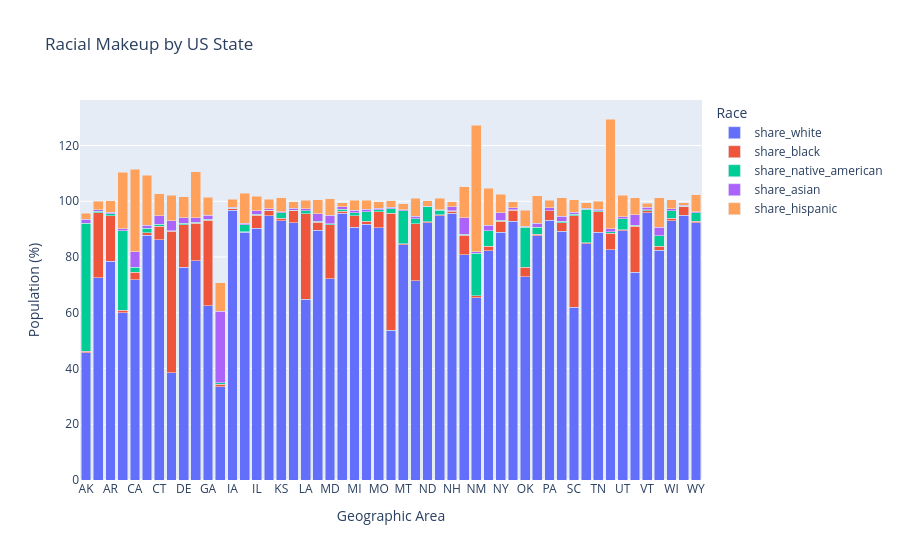

The notebook cell this image was saved under:
### Markdown cell above
# Bar Chart with Subsections Showing the Racial Makeup of Each US State

Visualize the share of the white, black, hispanic, asian and native american population in each US State using a bar chart with sub sections.

### Code cell
race_cols = ['share_white', 'share_black', 'share_native_american', 'share_asian', 'share_hispanic']
for col in race_cols:
    df_share_race_city[col] = pd.to_numeric(df_share_race_city[col], errors='coerce')

race_by_state = df_share_race_city.groupby('Geographic Area')[race_cols].mean().reset_index()

fig = px.bar(race_by_state,
             x='Geographic Area',
             y=race_cols,
             title='Racial Makeup by US State',
             barmode='stack',
             labels={'value': 'Population (%)', 'variable': 'Race'})
fig.show()

### Figure 1 — Plotly figure (JSON) as saved in the notebook; plotly's stock layout.template omitted (floating-point values rounded to 4 significant figures)
{"data": [{"hovertemplate": "Race=share_white<br>Geographic Area=%{x}<br>Population (%)=%{y}<extra></extra>", "legendgroup": "share_white", "marker": {"color": "#636efa", "pattern": {"shape": ""}}, "name": "share_white", "orientation": "v", "showlegend": true, "textposition": "auto", "x": ["AK", "AL", "AR", "AZ", "CA", "CO", "CT", "DC", "DE", "FL", "GA", "HI", "IA", "ID", "IL", "IN", "KS", "KY", "LA", "MA", "MD", "ME", "MI", "MN", "MO", "MS", "MT", "NC", "ND", "NE", "NH", "NJ", "NM", "NV", "NY", "OH", "OK", "OR", "PA", "RI", "SC", "SD", "TN", "TX", "UT", "VA", "VT", "WA", "WI", "WV", "WY"], "xaxis": "x", "y": [45.65, 72.51, 78.45, 59.93, 71.87, 87.77, 86.11, 38.5, 76.25, 78.67, 62.59, 33.37, 96.71, 88.82, 90.36, 94.82, 92.96, 92.23, 64.81, 89.67, 72.12, 95.69, 90.67, 91.8, 90.44, 53.8, 84.48, 71.52, 92.29, 94.72, 95.68, 80.89, 65.42, 82.33, 88.88, 92.8, 72.93, 87.63, 93.25, 89.23, 61.98, 84.82, 88.95, 82.59, 89.44, 74.6, 95.87, 82.38, 92.96, 95.04, 92.37], "yaxis": "y", "type": "bar"}, {"hovertemplate": "Race=share_black<br>Geographic Area=%{x}<br>Population (%)=%{y}<extra></extra>", "legendgroup": "share_black", "marker": {"color": "#EF553B", "pattern": {"shape": ""}}, "name": "share_black", "orientation": "v", "showlegend": true, "textposition": "auto", "x": ["AK", "AL", "AR", "AZ", "CA", "CO", "CT", "DC", "DE", "FL", "GA", "HI", "IA", "ID", "IL", "IN", "KS", "KY", "LA", "MA", "MD", "ME", "MI", "MN", "MO", "MS", "MT", "NC", "ND", "NE", "NH", "NJ", "NM", "NV", "NY", "OH", "OK", "OR", "PA", "RI", "SC", "SD", "TN", "TX", "UT", "VA", "VT", "WA", "WI", "WV", "WY"], "xaxis": "x", "y": [0.5673, 23.32, 16.3, 0.9545, 2.692, 0.9177, 4.992, 50.7, 15.39, 13.37, 30.63, 1.071, 0.5635, 0.2952, 4.704, 1.688, 0.9605, 4.421, 30.78, 2.802, 19.46, 0.8198, 4.124, 1.001, 5.879, 41.83, 0.2266, 20.4, 0.3574, 0.4205, 0.7156, 6.975, 0.667, 1.567, 4.008, 3.96, 3.376, 0.5295, 3.27, 2.988, 32.83, 0.29, 7.303, 5.88, 0.385, 16.51, 0.7706, 1.427, 0.9373, 2.915, 0.3995], "yaxis": "y", "type": "bar"}, {"hovertemplate": "Race=share_native_american<br>Geographic Area=%{x}<br>Population (%)=%{y}<extra></extra>", "legendgroup": "share_native_american", "marker": {"color": "#00cc96", "pattern": {"shape": ""}}, "name": "share_native_american", "orientation": "v", "showlegend": true, "textposition": "auto", "x": ["AK", "AL", "AR", "AZ", "CA", "CO", "CT", "DC", "DE", "FL", "GA", "HI", "IA", "ID", "IL", "IN", "KS", "KY", "LA", "MA", "MD", "ME", "MI", "MN", "MO", "MS", "MT", "NC", "ND", "NE", "NH", "NJ", "NM", "NV", "NY", "OH", "OK", "OR", "PA", "RI", "SC", "SD", "TN", "TX", "UT", "VA", "VT", "WA", "WI", "WV", "WY"], "xaxis": "x", "y": [45.86, 0.6593, 0.7599, 28.59, 1.723, 1.625, 0.6566, 0.3, 0.5237, 0.4554, 0.3003, 0.3881, 0.2714, 2.525, 0.2618, 0.2758, 1.873, 0.2101, 0.9573, 0.2663, 0.3409, 0.545, 1.077, 3.363, 0.5443, 1.615, 11.87, 1.788, 5.33, 1.56, 0.2875, 0.2571, 15.34, 5.577, 0.3613, 0.215, 14.38, 2.589, 0.1616, 0.6706, 0.4628, 12.03, 0.3166, 0.6589, 3.87, 0.3423, 0.3697, 3.75, 2.62, 0.2002, 3.095], "yaxis": "y", "type": "bar"}, {"hovertemplate": "Race=share_asian<br>Geographic Area=%{x}<br>Population (%)=%{y}<extra></extra>", "legendgroup": "share_asian", "marker": {"color": "#ab63fa", "pattern": {"shape": ""}}, "name": "share_asian", "orientation": "v", "showlegend": true, "textposition": "auto", "x": ["AK", "AL", "AR", "AZ", "CA", "CO", "CT", "DC", "DE", "FL", "GA", "HI", "IA", "ID", "IL", "IN", "KS", "KY", "LA", "MA", "MD", "ME", "MI", "MN", "MO", "MS", "MT", "NC", "ND", "NE", "NH", "NJ", "NM", "NV", "NY", "OH", "OK", "OR", "PA", "RI", "SC", "SD", "TN", "TX", "UT", "VA", "VT", "WA", "WI", "WV", "WY"], "xaxis": "x", "y": [1.388, 0.4798, 0.4771, 0.7266, 5.568, 1.155, 2.99, 3.5, 2.0, 1.617, 1.492, 25.65, 0.4008, 0.4877, 1.337, 0.5868, 0.4264, 0.711, 0.7865, 2.853, 2.98, 1.032, 0.9542, 1.026, 0.5499, 0.5461, 0.3189, 0.9263, 0.2935, 0.2919, 1.343, 5.945, 0.4939, 2.007, 2.719, 0.7515, 0.4265, 1.382, 0.989, 1.688, 0.74, 0.3179, 0.6373, 1.015, 0.7709, 3.669, 0.9101, 3.075, 0.7908, 0.3411, 0.3896], "yaxis": "y", "type": "bar"}, {"hovertemplate": "Race=share_hispanic<br>Geographic Area=%{x}<br>Population (%)=%{y}<extra></extra>", "legendgroup": "share_hispanic", "marker": {"color": "#FFA15A", "pattern": {"shape": ""}}, "name": "share_hispanic", "orientation": "v", "showlegend": true, "textposition": "auto", "x": ["AK", "AL", "AR", "AZ", "CA", "CO", "CT", "DC", "DE", "FL", "GA", "HI", "IA", "ID", "IL", "IN", "KS", "KY", "LA", "MA", "MD", "ME", "MI", "MN", "MO", "MS", "MT", "NC", "ND", "NE", "NH", "NJ", "NM", "NV", "NY", "OH", "OK", "OR", "PA", "RI", "SC", "SD", "TN", "TX", "UT", "VA", "VT", "WA", "WI", "WV", "WY"], "xaxis": "x", "y": [2.149, 2.98, 4.273, 20.14, 29.65, 17.9, 7.976, 9.1, 7.417, 16.53, 6.415, 10.36, 2.819, 10.7, 5.171, 3.318, 5.072, 2.226, 2.977, 4.946, 5.931, 1.313, 3.535, 3.154, 2.365, 2.322, 2.192, 6.413, 1.823, 4.07, 1.745, 11.12, 45.43, 13.17, 6.629, 2.13, 5.696, 9.777, 2.733, 6.668, 4.475, 2.037, 2.856, 39.36, 7.663, 6.153, 1.38, 10.61, 3.323, 0.9042, 6.018], "yaxis": "y", "type": "bar"}], "layout": {"xaxis": {"anchor": "y", "domain": [0.0, 1.0], "title": {"text": "Geographic Area"}}, "yaxis": {"anchor": "x", "domain": [0.0, 1.0], "title": {"text": "Population (%)"}}, "legend": {"title": {"text": "Race"}, "tracegroupgap": 0}, "title": {"text": "Racial Makeup by US State"}, "barmode": "stack"}}
